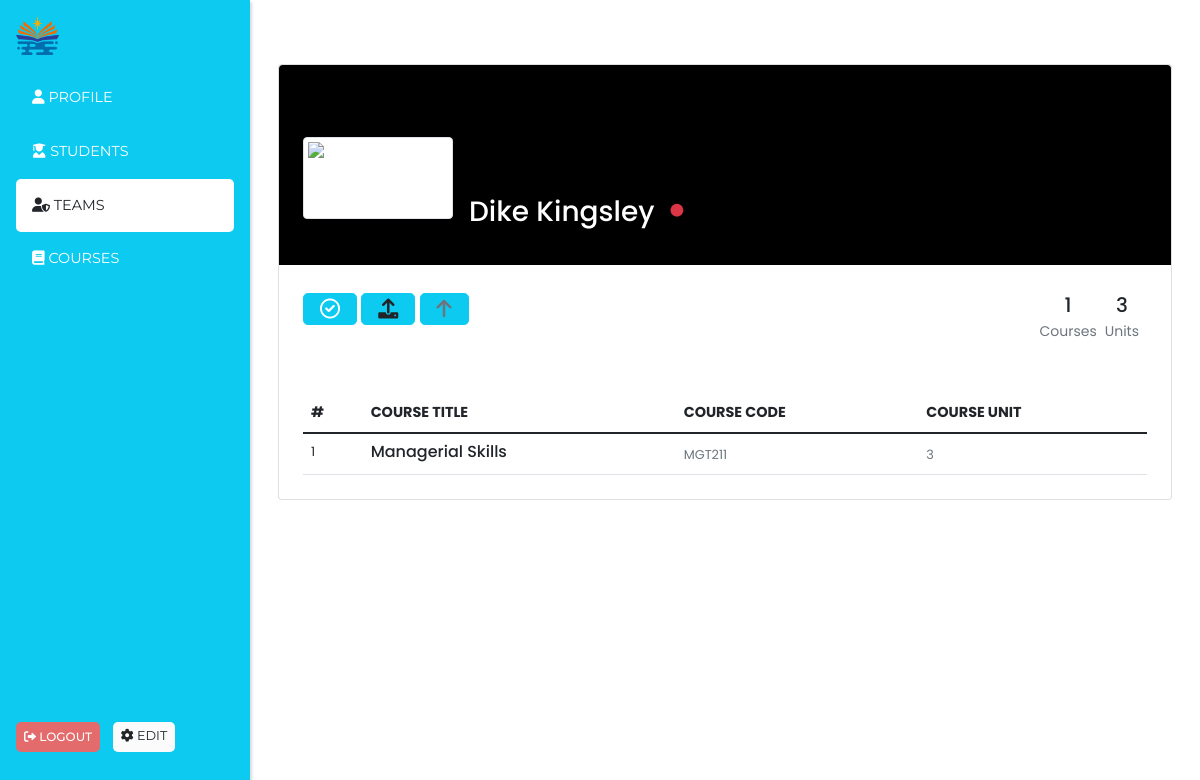
The app's page /view_team/bb71fab49ee041f997be631e15d63274 (signed in), older data.
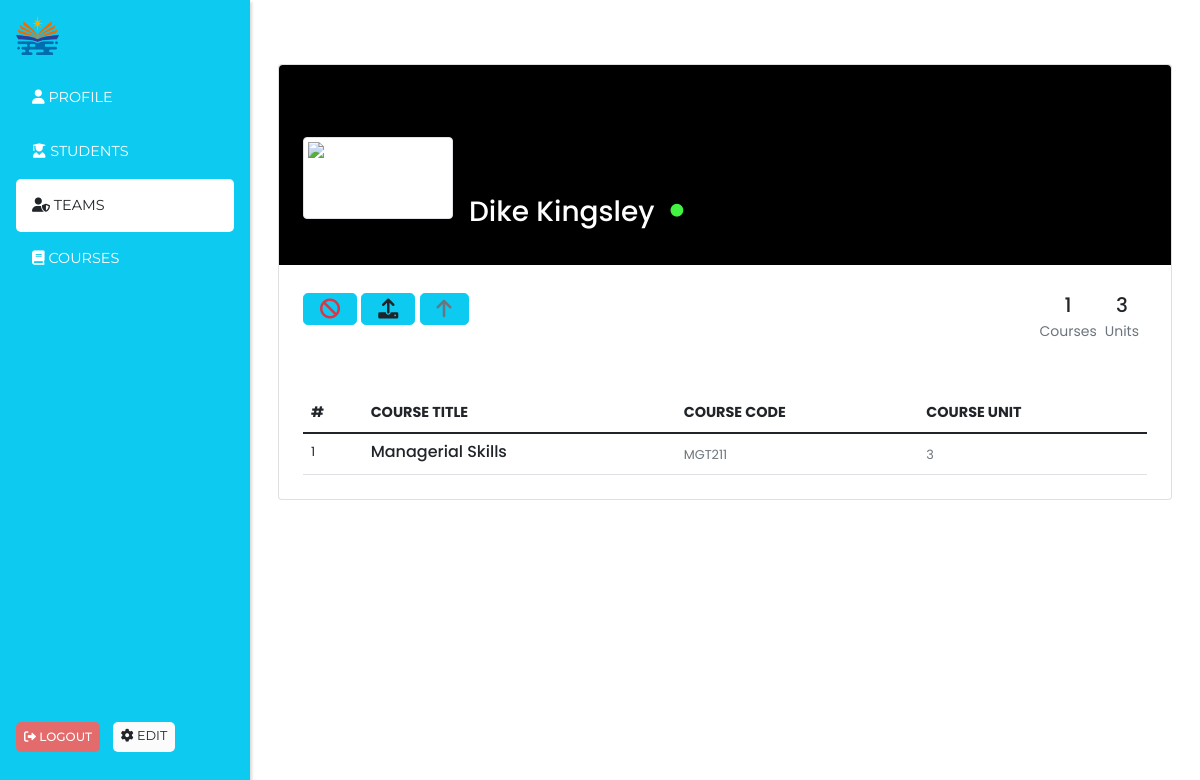
The same page, newer data.
### models/admin.py (models this page shows, shortened)
class Admin(db.Model, UserMixin):
    __tablename__ = "admin"
    id = db.Column(db.String(50), default=hexid, primary_key=True, index=True)
    first_name = db.Column(db.String(50), nullable=False)
    last_name = db.Column(db.String(50), nullable=False)
    active = db.Column(db.Boolean, default=True)
    adm_id = db.Column(
        db.String(50), unique=True, nullable=False, default=generate_admin_id
    )
    email = db.Column(db.String(120), unique=True, nullable=False)
    is_superadmin = db.Column(db.Boolean, default=False)
    phone_number = db.Column(db.String(50), nullable=True)
    role_id = db.Column(db.String(50), db.ForeignKey("role.id"), nullable=False)
    password = db.Column(db.Text, nullable=False)
    date_created = db.Column(db.DateTime, default=datetime.now)
    courses = db.relationship(
        "Course", cascade="all, delete", backref="lecturer", lazy=True
    )

### endpoints/admin.py (the view)
@admin.route("/view_team/<team_id>")
@login_required
@admin_required
def view_team(team_id):
    alert = session.pop("alert", None)
    bg_color = session.pop("bg_color", None)
    team = Admin.query.get(team_id)
    if not team:
        return redirect(url_for("admin.teams"))
    courses_ = team.courses
    total_units = sum([course.course_unit for course in courses_])
    return render_template(
        "admin_templates/view_team.html",
        alert=alert,
        bg_color=bg_color,
        team=team,
        course_registered=courses_,
        total_units=total_units,
        teams=True,
    )

### app_config.py (called while the page is built)
def create_app(config=config_object["development"]):
    app = Flask(__name__)
    app.config.from_object(config)
    cors.init_app(app)
    login_manager.init_app(app)
    db.init_app(app)
    migrate.init_app(app, db)
    @login_manager.user_loader
    def load_user(user_id):
        logged_user = Admin.query.get(user_id)
        if not logged_user:
            logged_user = Student.query.get(user_id)
        return logged_user
    @login_manager.unauthorized_handler
    def unauthorized():
        session["alert"] = "Please login to access this page"
        session["bg_color"] = "danger"
        return redirect(url_for("school.login"))
    @app.errorhandler(404)
    def page_not_found(e):
        return render_template("404.html")
    app.register_blueprint(admin_blueprint)
    app.register_blueprint(school_blueprint)
    app.register_blueprint(student_blueprint)
    return app

### templates/admin_templates/view_team.html (shortened to what the changed rows need)
{% extends 'admin_templates/admin_layout.html' %}
{% block content %}
<section class="h-100 gradient-custom-2">
    <div class="container py-5 h-100">
      <div class="row d-flex justify-content-center">
        <div class="col col-lg-9 col-xl-12">
          <div class="card">
            <div class="rounded-top text-white d-flex flex-row" style="background-color: #000; height:200px;">
              <div class="ms-3" style="margin-top: 130px;">
                <h3 class="d-flex align-items-center">{{team.last_name}} {{team.first_name}}
                  <i class="fa-solid fa-circle ms-3 {% if not team.active %} text-danger {% endif %}" style="font-size: .8rem; color: rgb(67, 242, 67);"></i></h5>
              </div>
            </div>
            <div class="p-4 text-black bg-body-tertiary">
              <div class="d-flex justify-content-end text-center py-1 text-body">
                <div class="me-auto">
                    <a href="{{ url_for('admin.change_admin_status', team_id=team.id) }}" class="btn py-0 px-3 btn-info btn-lg text-decoration-none">
                      {% if team.active %}
                        <i class="fa-solid fa-ban text-danger"></i>
                      {% else %}
                      <i class="fa-regular fa-circle-check text-white"></i>
                      {% endif %}
                    </a>
                  </div>
              </div>
            </div>
            <div class="card-body p-4 text-black">
              <div class="row">
                <div class="col-md-12">
                    <div class="table-responsive">
                        <table class="table no-wrap user-table mb-0">
                            <thead>
                                <tr>
                                    <th scope="col" class="border-0 text-uppercase font-medium pl-4" style="font-size: .9rem;">#</th>
                                    <th scope="col" class="border-0 text-uppercase font-medium" style="font-size: .9rem;">Course Title</th>
                                    <th scope="col" class="border-0 text-uppercase font-medium" style="font-size: .9rem;">Course Code</th>
                                    <th scope="col" class="border-0 text-uppercase font-medium" style="font-size: .9rem;">Course Unit</th>
                                </tr>
                            </thead>
                        </table>
                    </div>
                </div>
            </div>
            </div>
          </div>
        </div>
      </div>
    </div>
  </section>
{% endblock content %}

Row changes from the older to the newer data that the page shows:
changed Admin "Dike": active empty → True (drawn)
